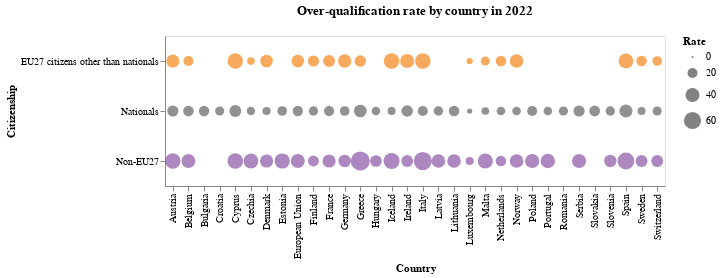

Here is the notebook cell this chart was saved with:
### Code cell
over_count_new = over_count[over_count['Rate'] != ":"]
dom= ['Nationals ','EU27 citizens other than nationals', 'Non-EU27']
rng= ['#636363','#F48518','#8A54A5']
alt.Chart(over_count_new).mark_circle().encode(
    x='Country',
    y='Citizenship',
    size='Rate:Q',
    color = alt.Color('Citizenship', scale=alt.Scale(domain=dom, range=rng), legend = None),

).properties(
    width=500,
    height=150,
    title={
      "text": ["Over-qualification rate by country in 2022"], 
      "subtitle": [""],
    },
)

### Figure 1 — Vega-Lite specification as saved in the notebook (floating-point values rounded to 4 significant figures)
{"config": {"view": {"continuousWidth": 400, "continuousHeight": 300}}, "data": {"name": "data-08b9c67aaadc738d32caa6c3f4efef67"}, "mark": "circle", "encoding": {"color": {"type": "nominal", "field": "Citizenship", "legend": null, "scale": {"domain": ["Nationals ", "EU27 citizens other than nationals", "Non-EU27"], "range": ["#636363", "#F48518", "#8A54A5"]}}, "size": {"type": "quantitative", "field": "Rate"}, "x": {"type": "nominal", "field": "Country"}, "y": {"type": "nominal", "field": "Citizenship"}}, "height": 150, "title": {"text": ["Over-qualification rate by country in 2022"], "subtitle": [""]}, "width": 500, "$schema": "https://vega.github.io/schema/vega-lite/v4.8.1.json", "datasets": {"data-08b9c67aaadc738d32caa6c3f4efef67": [{"Citizenship": "EU27 citizens other than nationals", "Country": "European Union", "Rate": "31.8"}, {"Citizenship": "EU27 citizens other than nationals", "Country": "Belgium", "Rate": "20.4"}, {"Citizenship": "EU27 citizens other than nationals", "Country": "Czechia", "Rate": "11.1"}, {"Citizenship": "EU27 citizens other than nationals", "Country": "Denmark", "Rate": "31.8"}, {"Citizenship": "EU27 citizens other than nationals", "Country": "Germany", "Rate": "35.8"}, {"Citizenship": "EU27 citizens other than nationals", "Country": "Ireland", "Rate": "39.6"}, {"Citizenship": "EU27 citizens other than nationals", "Country": "Greece", "Rate": "26.9"}, {"Citizenship": "EU27 citizens other than nationals", "Country": "Spain", "Rate": "44.2"}, {"Citizenship": "EU27 citizens other than nationals", "Country": "France", "Rate": "28.2"}, {"Citizenship": "EU27 citizens other than nationals", "Country": "Italy", "Rate": "48.8"}, {"Citizenship": "EU27 citizens other than nationals", "Country": "Cyprus", "Rate": "48.2"}, {"Citizenship": "EU27 citizens other than nationals", "Country": "Luxembourg", "Rate": "7.2"}, {"Citizenship": "EU27 citizens other than nationals", "Country": "Malta", "Rate": "16.1"}, {"Citizenship": "EU27 citizens other than nationals", "Country": "Netherlands", "Rate": "22.4"}, {"Citizenship": "EU27 citizens other than nationals", "Country": "Austria", "Rate": "34.8"}, {"Citizenship": "EU27 citizens other than nationals", "Country": "Finland", "Rate": "24.4"}, {"Citizenship": "EU27 citizens other than nationals", "Country": "Sweden", "Rate": "22.1"}, {"Citizenship": "EU27 citizens other than nationals", "Country": "Iceland", "Rate": "49.3"}, {"Citizenship": "EU27 citizens other than nationals", "Country": "Norway", "Rate": "37.1"}, {"Citizenship": "EU27 citizens other than nationals", "Country": "Switzerland", "Rate": "18.3"}, {"Citizenship": "Non-EU27", "Country": "European Union", "Rate": "39.4"}, {"Citizenship": "Non-EU27", "Country": "Belgium", "Rate": "38.9"}, {"Citizenship": "Non-EU27", "Country": "Czechia", "Rate": "44.4"}, {"Citizenship": "Non-EU27", "Country": "Denmark", "Rate": "34.9"}, {"Citizenship": "Non-EU27", "Country": "Germany", "Rate": "31.3"}, {"Citizenship": "Non-EU27", "Country": "Estonia", "Rate": "47.2"}, {"Citizenship": "Non-EU27", "Country": "Ireland", "Rate": "27.9"}, {"Citizenship": "Non-EU27", "Country": "Greece", "Rate": "73.8"}, {"Citizenship": "Non-EU27", "Country": "Spain", "Rate": "57.5"}, {"Citizenship": "Non-EU27", "Country": "France", "Rate": "34.8"}, {"Citizenship": "Non-EU27", "Country": "Italy", "Rate": "67.8"}, {"Citizenship": "Non-EU27", "Country": "Cyprus", "Rate": "49.9"}, {"Citizenship": "Non-EU27", "Country": "Latvia", "Rate": "37.4"}, {"Citizenship": "Non-EU27", "Country": "Lithuania", "Rate": "37.2"}, {"Citizenship": "Non-EU27", "Country": "Luxembourg", "Rate": "12.4"}, {"Citizenship": "Non-EU27", "Country": "Hungary", "Rate": "27.7"}, {"Citizenship": "Non-EU27", "Country": "Malta", "Rate": "46.9"}, {"Citizenship": "Non-EU27", "Country": "Netherlands", "Rate": "22.3"}, {"Citizenship": "Non-EU27", "Country": "Austria", "Rate": "48.7"}, {"Citizenship": "Non-EU27", "Country": "Poland", "Rate": "40.9"}, {"Citizenship": "Non-EU27", "Country": "Portugal", "Rate": "42.6"}, {"Citizenship": "Non-EU27", "Country": "Slovenia", "Rate": "31.1"}, {"Citizenship": "Non-EU27", "Country": "Finland", "Rate": "23.9"}, {"Citizenship": "Non-EU27", "Country": "Sweden", "Rate": "28.3"}, {"Citizenship": "Non-EU27", "Country": "Iceland", "Rate": "51.8"}, {"Citizenship": "Non-EU27", "Country": "Norway", "Rate": "38.1"}, {"Citizenship": "Non-EU27", "Country": "Switzerland", "Rate": "28.6"}, {"Citizenship": "Non-EU27", "Country": "Serbia", "Rate": "40.4"}, {"Citizenship": "Nationals ", "Country": "European Union", "Rate": "21.1"}, {"Citizenship": "Nationals ", "Country": "Belgium", "Rate": "22.4"}, {"Citizenship": "Nationals ", "Country": "Bulgaria", "Rate": "21.5"}, {"Citizenship": "Nationals ", "Country": "Czechia", "Rate": "13.7"}, {"Citizenship": "Nationals ", "Country": "Denmark", "Rate": "12.7"}, {"Citizenship": "Nationals ", "Country": "Germany", "Rate": "18.2"}, {"Citizenship": "Nationals ", "Country": "Estonia", "Rate": "18.3"}, {"Citizenship": "Nationals ", "Country": "Ireland", "Rate": "27.3"}, {"Citizenship": "Nationals ", "Country": "Greece", "Rate": "32"}, {"Citizenship": "Nationals ", "Country": "Spain", "Rate": "34.5"}, {"Citizenship": "Nationals ", "Country": "France", "Rate": "20.9"}, {"Citizenship": "Nationals ", "Country": "Croatia", "Rate": "16.4"}, {"Citizenship": "Nationals ", "Country": "Italy", "Rate": "20.3"}, {"Citizenship": "Nationals ", "Country": "Cyprus", "Rate": "28.4"}, {"Citizenship": "Nationals ", "Country": "Latvia", "Rate": "17.7"}, {"Citizenship": "Nationals ", "Country": "Lithuania", "Rate": "22"}, {"Citizenship": "Nationals ", "Country": "Luxembourg", "Rate": "4.7"}, {"Citizenship": "Nationals ", "Country": "Hungary", "Rate": "14.3"}, {"Citizenship": "Nationals ", "Country": "Malta", "Rate": "11.3"}, {"Citizenship": "Nationals ", "Country": "Netherlands", "Rate": "14.7"}, {"Citizenship": "Nationals ", "Country": "Austria", "Rate": "24.9"}, {"Citizenship": "Nationals ", "Country": "Poland", "Rate": "19.5"}, {"Citizenship": "Nationals ", "Country": "Portugal", "Rate": "14.3"}, {"Citizenship": "Nationals ", "Country": "Romania", "Rate": "16.6"}, {"Citizenship": "Nationals ", "Country": "Slovenia", "Rate": "17.5"}, {"Citizenship": "Nationals ", "Country": "Slovakia", "Rate": "23.3"}, {"Citizenship": "Nationals ", "Country": "Finland", "Rate": "16.9"}, {"Citizenship": "Nationals ", "Country": "Sweden", "Rate": "12.4"}, {"Citizenship": "Nationals ", "Country": "Iceland", "Rate": "12.5"}, {"Citizenship": "Nationals ", "Country": "Norway", "Rate": "14"}, {"Citizenship": "Nationals ", "Country": "Switzerland", "Rate": "16.6"}, {"Citizenship": "Nationals ", "Country": "Serbia", "Rate": "25.2"}]}}
